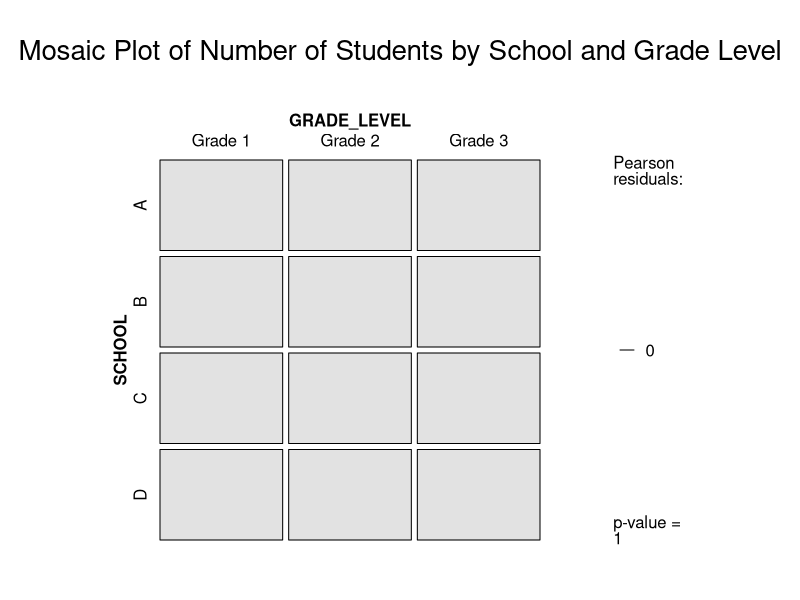
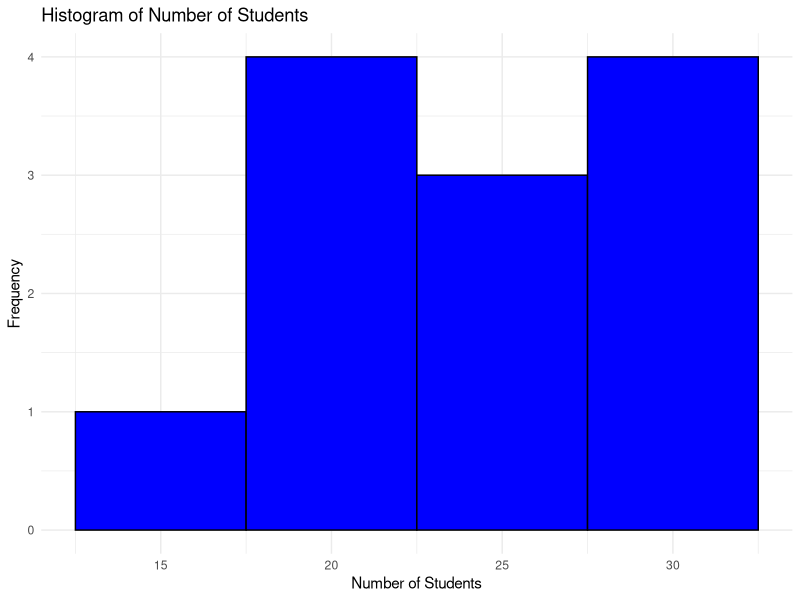
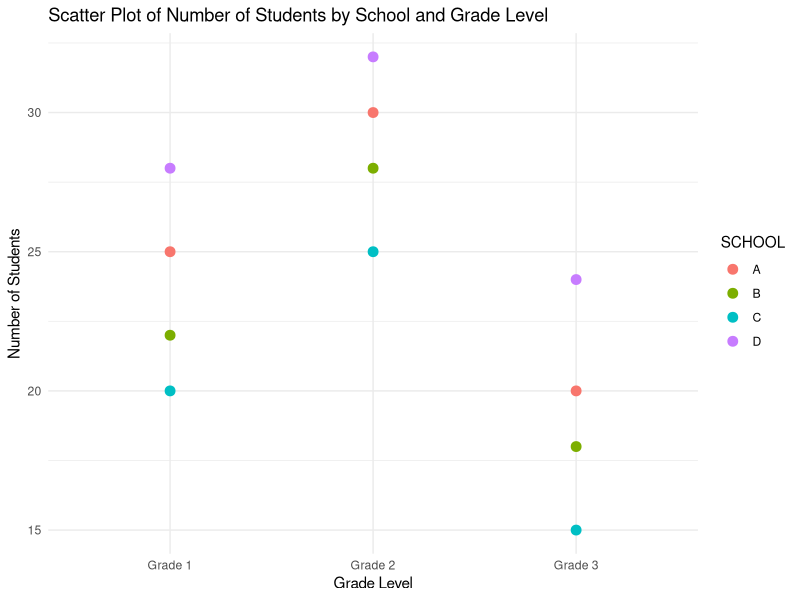

Here is the R script that generated these plots, in order:
# Load necessary libraries
library(ggplot2)
library(vcd)

# Create the dataset
data <- data.frame(
  SCHOOL = factor(rep(c("A", "B", "C", "D"), each = 3)),
  GRADE_LEVEL = factor(rep(c("Grade 1", "Grade 2", "Grade 3"), times = 4)),
  NUMBER_OF_STUDENTS = c(25, 30, 20, 22, 28, 18, 20, 25, 15, 28, 32, 24)
)

# Create the mosaic plot
mosaic(~ SCHOOL + GRADE_LEVEL, data = data, shade = TRUE, legend = TRUE,
       main = "Mosaic Plot of Number of Students by School and Grade Level")
# Create the histogram plot for the number of students
ggplot(data, aes(x = NUMBER_OF_STUDENTS)) +
  geom_histogram(binwidth = 5, fill = "blue", color = "black") +
  labs(title = "Histogram of Number of Students", x = "Number of Students", y = "Frequency") +
  theme_minimal()
# Scatter plot of number of students by school and grade level
ggplot(data, aes(x = GRADE_LEVEL, y = NUMBER_OF_STUDENTS, color = SCHOOL)) +
  geom_point(size = 3) +
  labs(title = "Scatter Plot of Number of Students by School and Grade Level", 
       x = "Grade Level", y = "Number of Students") +
  theme_minimal()
